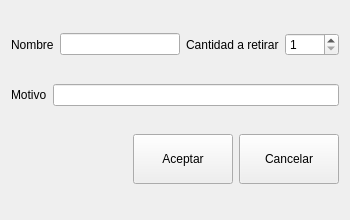
<?xml version="1.0" encoding="UTF-8"?>
<ui version="4.0">
 <class>Form</class>
 <widget class="QWidget" name="Form">
  <property name="geometry">
   <rect>
    <x>0</x>
    <y>0</y>
    <width>350</width>
    <height>220</height>
   </rect>
  </property>
  <property name="minimumSize">
   <size>
    <width>350</width>
    <height>220</height>
   </size>
  </property>
  <property name="maximumSize">
   <size>
    <width>550</width>
    <height>350</height>
   </size>
  </property>
  <property name="windowTitle">
   <string>Retirar Producto</string>
  </property>
  <layout class="QVBoxLayout" name="verticalLayout">
   <item>
    <layout class="QHBoxLayout" name="horizontalLayout">
     <item>
      <widget class="QLabel" name="label_1">
       <property name="text">
        <string>Nombre</string>
       </property>
      </widget>
     </item>
     <item>
      <widget class="QLineEdit" name="lineEditNombre">
       <property name="minimumSize">
        <size>
         <width>0</width>
         <height>0</height>
        </size>
       </property>
      </widget>
     </item>
     <item>
      <widget class="QLabel" name="label">
       <property name="text">
        <string>Cantidad a retirar</string>
       </property>
      </widget>
     </item>
     <item>
      <widget class="QSpinBox" name="spinBoxCantidadRetirar">
       <property name="minimumSize">
        <size>
         <width>0</width>
         <height>0</height>
        </size>
       </property>
       <property name="minimum">
        <number>1</number>
       </property>
       <property name="maximum">
        <number>1000</number>
       </property>
       <property name="value">
        <number>1</number>
       </property>
      </widget>
     </item>
    </layout>
   </item>
   <item>
    <layout class="QHBoxLayout" name="horizontalLayout_2">
     <item>
      <widget class="QLabel" name="label_2">
       <property name="text">
        <string>Motivo</string>
       </property>
      </widget>
     </item>
     <item>
      <widget class="QLineEdit" name="lineEditMotivo"/>
     </item>
    </layout>
   </item>
   <item>
    <layout class="QHBoxLayout" name="horizontalLayout_3">
     <item>
      <spacer name="horizontalSpacer">
       <property name="orientation">
        <enum>Qt::Horizontal</enum>
       </property>
       <property name="sizeHint" stdset="0">
        <size>
         <width>40</width>
         <height>20</height>
        </size>
       </property>
      </spacer>
     </item>
     <item>
      <widget class="QPushButton" name="buttonAccept">
       <property name="minimumSize">
        <size>
         <width>100</width>
         <height>50</height>
        </size>
       </property>
       <property name="maximumSize">
        <size>
         <width>100</width>
         <height>50</height>
        </size>
       </property>
       <property name="text">
        <string>Aceptar</string>
       </property>
      </widget>
     </item>
     <item>
      <widget class="QPushButton" name="buttonCancel">
       <property name="minimumSize">
        <size>
         <width>100</width>
         <height>50</height>
        </size>
       </property>
       <property name="maximumSize">
        <size>
         <width>100</width>
         <height>50</height>
        </size>
       </property>
       <property name="text">
        <string>Cancelar</string>
       </property>
      </widget>
     </item>
    </layout>
   </item>
  </layout>
 </widget>
 <resources/>
 <connections/>
</ui>
